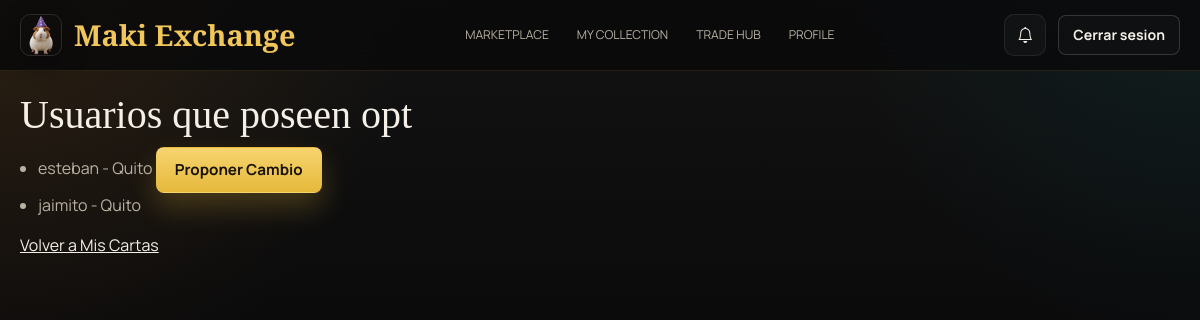
/users/search_card_matches/?card_name=opt (signed in), run on the app's committed database.
### users/models.py (models this page shows, shortened)
class UserCard(models.Model):
    LISTING_INTENT_CHOICES = [
        ('sell', 'Venta'),
        ('trade', 'Cambio'),
        ('sell_trade', 'Venta/Cambio'),
    ]
    CONDITION_CHOICES = [
        ('near_mint', 'Near Mint'),
        ('lightly_played', 'Lightly Played'),
        ('moderately_played', 'Moderately Played'),
        ('heavily_played', 'Heavily Played'),
        ('damaged', 'Damaged'),
    ]
    user = models.ForeignKey(CustomUser, on_delete=models.CASCADE, related_name='user_cards')
    card = models.ForeignKey(Card, on_delete=models.CASCADE)
    is_owned = models.BooleanField(default=False)
    quantity_owned = models.PositiveIntegerField(default=0)
    quantity_required = models.PositiveIntegerField(default=0)
    listing_intent = models.CharField(max_length=16, choices=LISTING_INTENT_CHOICES, default='trade')
    condition = models.CharField(max_length=24, choices=CONDITION_CHOICES, default='near_mint')
    asking_price = models.DecimalField(max_digits=10, decimal_places=2, blank=True, null=True)

class CustomUser(AbstractUser):
    CITY_CHOICES = [
        ('Quito', 'Quito'),
        ('Machala', 'Machala'),
        ('Guayaquil', 'Guayaquil'),
        ('Cuenca', 'Cuenca'),
        ('Ambato', 'Ambato'),
    ]
    city = models.CharField(max_length=50, choices=CITY_CHOICES, default='Quito')
    phone_number = models.CharField(max_length=15, blank=True, null=True)
    PREFERRED_STORE_CHOICES = [
        ('monkey_planet', 'Monkey Planet'),
        ('baul_del_enano', 'Baul del Enano'),
        ('dragonscave', 'Dragonscave'),
        ('camelot', 'Camelot'),
        ('tiempo_de_juegos', 'Tiempo de Juegos'),
    ]
    preferred_store = models.CharField(
        max_length=20,
        choices=PREFERRED_STORE_CHOICES,
        blank=True,
        null=True,
    )
    TRANSACTION_PREFERENCE_CHOICES = [
        ('sell_only', 'Solo Venta'),
        ('trade_only', 'Solo Cambio'),
        ('trade_and_sell', 'Cambio y Venta'),
        ('display_only', 'Solo Display'),
    ]
    transaction_preference = models.CharField(
        max_length=20,
        choices=TRANSACTION_PREFERENCE_CHOICES,
        default='trade_and_sell',
        blank=True,
        null=True,
    )

### users/views.py (the view)
# urls.py: path('search_card_matches/', views.search_card_matches, name='search_card_matches'),
@login_required
def search_card_matches(request):
    card_name = request.GET.get('card_name', '').strip()
    if card_name:
        matching_cards = UserCard.objects.filter(
            card__name__iexact=card_name,
            is_owned=True
        ).exclude(user=request.user)
        return render(request, 'users/search_results.html', {
            'matching_cards': matching_cards,
            'searched_card': card_name
        })
    return render(request, 'users/search_results.html', {
        'matching_cards': [],
        'searched_card': None
    })

### templates/users/search_results.html (shortened to what this page needs)
{% extends "base.html" %}
{% block content %}
<h1>Usuarios que poseen {{ searched_card }}</h1>
{% if matching_cards %}
    <ul>
        {% for user_card in matching_cards %}
            {% if user_card.user.transaction_preference != 'display_only' %}
            <li>
                {{ user_card.user.username }} - {{ user_card.user.city }}
                {% if user_card.user.transaction_preference == 'sell_only' %}
                    <form method="post" action="{% url 'make_purchase_offer' %}" style="display: inline;">
                        {% csrf_token %}
                        <input type="hidden" name="card_name" value="{{ searched_card }}">
                        <input type="hidden" name="owner_id" value="{{ user_card.user.id }}">
                        <button type="submit" class="btn btn-primary">Hacer oferta de compra</button>
                    </form>
                {% elif user_card.user.transaction_preference == 'trade_only' %}
                    <form method="post" action="{% url 'send_notification' %}" style="display: inline;">
                        <button type="submit" class="btn btn-secondary">Proponer Cambio</button>
                    </form>
                {% endif %}
            </li>
            {% endif %}
        {% endfor %}
    </ul>
{% else %}
    <p>No hay usuarios que posean esta carta.</p>
{% endif %}
<a href="{% url 'card_list' %}">Volver a Mis Cartas</a>
{% endblock %}

### static/css/style.css (style rules this page uses)
:root { --bg: #0b0b0c; --bg-elevated: #111113; --panel: rgba(18, 18, 20, 0.88); --panel-border: rgba(255, 255, 255, 0.08); --gold: #f1c75b; --gold-strong: #ffcf5a; --text: #f4f0e8; --muted: #b9b1a3; --teal: #0f7c86; --ember: #d96a34; --shadow: 0 24px 60px rgba(0, 0, 0, 0.38); }
* { box-sizing: border-box; }
html { background: var(--bg); }
body { margin: 0; min-height: 100vh; font-family: "Manrope", "Segoe UI", sans-serif; color: var(--text); line-height: 1.5; background: radial-gradient(circle at top left, rgba(103, 63, 20, 0.3), transparent 28%), radial-gradient(circle at top right, rgba(11, 86, 94, 0.18), transparent 24%), linear-gradient(180deg, #131313 0%, #0b0b0c 38%, #090909 100%); }
a { color: inherit; }
.button, button, .btn { display: inline-flex; align-items: center; justify-content: center; gap: 8px; min-height: 46px; padding: 0 18px; border-radius: 8px; border: 1px solid transparent; font-family: inherit; font-size: 0.95rem; font-weight: 700; text-decoration: none; transition: transform 0.18s ease, border-color 0.18s ease, background 0.18s ease, color 0.18s ease; }
.button--primary, button, .btn { background: linear-gradient(180deg, #f6d46f 0%, #e6b93b 100%); color: #18120a; box-shadow: 0 14px 28px rgba(230, 185, 59, 0.24); }
.featured-card__body p, .process-card p, .ticker-card p, label, input, textarea, select, li, p { color: var(--muted); }
main h1, main h2, main h3 { font-family: "Cormorant Garamond", Georgia, serif; color: var(--text); }
main form { max-width: 100%; }
ul { padding-left: 18px; }

### data on the page
UserCard: user.username "esteban", user.city "Quito"
UserCard: user.username "jaimito", user.city "Quito"

### other printed values
{{ searched_card }} "opt"
